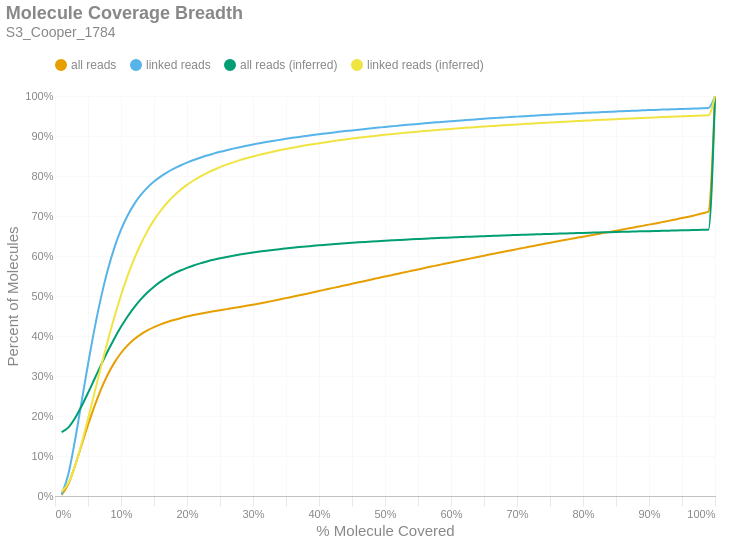

The notebook cell this image was saved under:
### Markdown cell above
### Molecule Read Coverage
This chart shows molecule coverage breadth as computed by the number of bases aligned to that molecule. In other words, "*how much of each unique long molecule is actually sequenced/aligned?*" Keep in mind there is a distinction between sequences and alignments, since some sequences belonging to a particular molecule may not align well and wouldn't appear in the alignment data. This chart also shows molecule coverage breadth as computed by the *inferred fragment* from which the aligned sequences originate. Unlike read coverage, this calculation takes into account the total insert size, including unsequenced gaps between the forward and reverse reads. Like the previous figures, these are cumulative percents.

### Code cell
if SKIPLR:
    print_html(f"Skipped")
else:
    binned_df = consolidated_hist(valids['coverage_bp'], mask, 0.01, True)
    binned_df_inf = consolidated_hist(valids['coverage_inserts'], mask, 0.01, True)
    binned_df = binned_df.with_columns(pl.lit(binned_df_inf['all reads (cumsum)']).alias('all reads (inferred)'))
    binned_df = binned_df.with_columns(pl.lit(binned_df_inf['linked reads (cumsum)']).alias('linked reads (inferred)'))
    binned_df = binned_df.with_columns(
        (pl.col('bin').cast(pl.Float64) + 0.01).alias('right_edge')
    )

    with SafeRender(binned_df):
        (
            density_plot(binned_df, 'Molecule Coverage Breadth', samplename, 'molcov', ['all reads (inferred)','linked reads (inferred)'])
            .encode(
                #x=alt.X('bin:Q', title="% Molecule Covered").axis(format = '%').scale(padding=0),
                x=alt.X('right_edge:Q', title="% Molecule Covered").axis(format='%').scale(padding=0),
                y=alt.Y('value:Q', title='Percent of Molecules')
                    .axis(format='%')
                    .stack(False)
                    .scale(domainMin=0, padding=0),
                color=alt.Color("key:N").scale(domain = ["all reads", "linked reads", "all reads (inferred)", "linked reads (inferred)"]),
                tooltip = [
                    alt.Tooltip("key:N", title = "Data Type"),
                    alt.Tooltip("range_label:N", title="% Molecule Covered"),
                    alt.Tooltip("value:Q", format = ".2%", title="% Molecules")
                ]
            )
        ).display()

### Figure 1 — Vega-Lite specification as saved in the notebook (floating-point values rounded to 4 significant figures)
{"width": "container", "height": 400, "config": {"title": {"anchor": "start", "dy": -15, "fontSize": 18, "color": "#888888", "subtitleColor": "#888888", "subtitleFontSize": 14}, "arc": {"fill": "#0072B2"}, "axis": {"domainColor": "#888888", "domainWidth": 0.5, "gridWidth": 0.2, "grid": false, "titleFontWeight": 400, "titleFontSize": 15, "labelFontSize": 11, "labelColor": "#888888", "tickColor": "#888888", "tickWidth": 0.2, "titleColor": "#888888"}, "axisBand": {"grid": false}, "axisX": {"grid": true, "tickSize": 10, "domainCap": "round"}, "axisY": {"domain": false, "grid": true, "tickSize": 0, "domainCap": "round"}, "background": "transparent", "header": {"labelFontSize": 15, "labelColor": "#888888", "titleFontSize": 15, "titleFontWeight": 600, "titleColor": "#888888"}, "legend": {"labelFont": "sans-serif", "labelFontSize": 12, "labelColor": "#888888", "symbolSize": 100, "symbolType": "circle", "titleFontSize": 12, "titlePadding": 10, "titleColor": "#888888", "title": null, "orient": "top"}, "range": {"category": ["#E69F00", "#56B4E9", "#009E73", "#F0E442", "#0072B2", "#D55E00", "#CC79A7", "#000000"], "diverging": ["#cfe8f3", "#a2d4ec", "#73bfe2", "#46abdb", "#1696d2", "#12719e"]}, "area": {"fill": "#0072B2", "fillOpacity": 0.7, "line": true, "strokeOpacity": 0.7}, "line": {"color": "#0072B2", "stroke": "#0072B2", "strokeWidth": 2}, "trail": {"color": "#0072B2", "stroke": "#0072B2", "strokeWidth": 0, "size": 1}, "point": {"filled": true, "fillOpacity": 1.0, "size": 95}, "text": {"color": "#888888", "fontSize": 11, "align": "right", "fontWeight": 400, "size": 11}, "bar": {"fill": "#0072B2", "stroke": null}, "view": {"stroke": null, "continuousWidth": 660, "continuousHeight": 400}}, "data": {"name": "data-7d3f238bb6cbe67a6ba7d0d54c1ee8d9"}, "mark": {"type": "line", "interpolate": "monotone", "point": {"opacity": 0, "size": 275}}, "encoding": {"color": {"field": "key", "scale": {"domain": ["all reads", "linked reads", "all reads (inferred)", "linked reads (inferred)"]}, "type": "nominal"}, "tooltip": [{"field": "key", "title": "Data Type", "type": "nominal"}, {"field": "range_label", "title": "% Molecule Covered", "type": "nominal"}, {"field": "value", "format": ".2%", "title": "% Molecules", "type": "quantitative"}], "x": {"axis": {"format": "%"}, "field": "right_edge", "scale": {"padding": 0}, "title": "% Molecule Covered", "type": "quantitative"}, "y": {"axis": {"format": "%"}, "field": "value", "scale": {"domainMin": 0, "padding": 0}, "stack": false, "title": "Percent of Molecules", "type": "quantitative"}}, "params": [{"name": "param_c36ac31b6afebe62", "select": {"type": "point", "fields": ["key"]}, "bind": "legend"}], "title": {"text": "Molecule Coverage Breadth", "subtitle": "S3_Cooper_1784"}, "transform": [{"fold": ["all reads (cumsum)", "linked reads (cumsum)", "all reads (inferred)", "linked reads (inferred)"]}, {"calculate": "replace(datum.key, ' (cumsum)', '')", "as": "key"}, {"filter": {"param": "param_c36ac31b6afebe62"}}], "usermeta": {"embedOptions": {"downloadFileName": "S3_Cooper_1784.molcov"}}, "$schema": "https://vega.github.io/schema/vega-lite/v6.1.0.json", "datasets": {"data-7d3f238bb6cbe67a6ba7d0d54c1ee8d9": [{"bin": "0.0", "interval": "0.0-0.01", "all reads": 0.002437, "linked reads": 0.00397, "all reads (cumsum)": 0.002437, "linked reads (cumsum)": 0.00397, "range_label": "0.0-0.01", "all reads (inferred)": 0.1598, "linked reads (inferred)": 0.0113, "right_edge": 0.01}, {"bin": "0.01", "interval": "0.01-0.02", "all reads": 0.02682, "linked reads": 0.04921, "all reads (cumsum)": 0.02926, "linked reads (cumsum)": 0.05318, "range_label": "0.01-0.02", "all reads (inferred)": 0.171, "linked reads (inferred)": 0.03156, "right_edge": 0.02}, {"bin": "0.02", "interval": "0.02-0.03", "all reads": 0.04475, "linked reads": 0.08317, "all reads (cumsum)": 0.07401, "linked reads (cumsum)": 0.1363, "range_label": "0.02-0.03", "all reads (inferred)": 0.1938, "linked reads (inferred)": 0.07364, "right_edge": 0.03}, {"bin": "0.03", "interval": "0.03-0.04", "all reads": 0.05163, "linked reads": 0.0963, "all reads (cumsum)": 0.1256, "linked reads (cumsum)": 0.2326, "range_label": "0.03-0.04", "all reads (inferred)": 0.2239, "linked reads (inferred)": 0.1296, "right_edge": 0.04}, {"bin": "0.04", "interval": "0.04-0.05", "all reads": 0.05182, "linked reads": 0.09675, "all reads (cumsum)": 0.1775, "linked reads (cumsum)": 0.3294, "range_label": "0.04-0.05", "all reads (inferred)": 0.2577, "linked reads (inferred)": 0.1926, "right_edge": 0.05}, {"bin": "0.05", "interval": "0.05-0.06", "all reads": 0.04805, "linked reads": 0.08978, "all reads (cumsum)": 0.2255, "linked reads (cumsum)": 0.4192, "range_label": "0.05-0.06", "all reads (inferred)": 0.2932, "linked reads (inferred)": 0.259, "right_edge": 0.06}, {"bin": "0.06", "interval": "0.06-0.07", "all reads": 0.04238, "linked reads": 0.07924, "all reads (cumsum)": 0.2679, "linked reads (cumsum)": 0.4984, "range_label": "0.06-0.07", "all reads (inferred)": 0.3285, "linked reads (inferred)": 0.3251, "right_edge": 0.07}, {"bin": "0.07", "interval": "0.07-0.08", "all reads": 0.03592, "linked reads": 0.06711, "all reads (cumsum)": 0.3038, "linked reads (cumsum)": 0.5655, "range_label": "0.07-0.08", "all reads (inferred)": 0.3623, "linked reads (inferred)": 0.3884, "right_edge": 0.08}, {"bin": "0.08", "interval": "0.08-0.09", "all reads": 0.02961, "linked reads": 0.05529, "all reads (cumsum)": 0.3334, "linked reads (cumsum)": 0.6208, "range_label": "0.08-0.09", "all reads (inferred)": 0.3939, "linked reads (inferred)": 0.4476, "right_edge": 0.09}, {"bin": "0.09", "interval": "0.09-0.1", "all reads": 0.02406, "linked reads": 0.04485, "all reads (cumsum)": 0.3575, "linked reads (cumsum)": 0.6657, "range_label": "0.09-0.1", "all reads (inferred)": 0.423, "linked reads (inferred)": 0.5019, "right_edge": 0.1}, {"bin": "0.1", "interval": "0.1-0.11", "all reads": 0.0191, "linked reads": 0.03557, "all reads (cumsum)": 0.3766, "linked reads (cumsum)": 0.7012, "range_label": "0.1-0.11", "all reads (inferred)": 0.4488, "linked reads (inferred)": 0.5503, "right_edge": 0.11}, {"bin": "0.11", "interval": "0.11-0.12", "all reads": 0.01535, "linked reads": 0.02855, "all reads (cumsum)": 0.3919, "linked reads (cumsum)": 0.7298, "range_label": "0.11-0.12", "all reads (inferred)": 0.4716, "linked reads (inferred)": 0.5929, "right_edge": 0.12}, {"bin": "0.12", "interval": "0.12-0.13", "all reads": 0.01228, "linked reads": 0.02276, "all reads (cumsum)": 0.4042, "linked reads (cumsum)": 0.7525, "range_label": "0.12-0.13", "all reads (inferred)": 0.4914, "linked reads (inferred)": 0.63, "right_edge": 0.13}, {"bin": "0.13", "interval": "0.13-0.14", "all reads": 0.009952, "linked reads": 0.01843, "all reads (cumsum)": 0.4142, "linked reads (cumsum)": 0.771, "range_label": "0.13-0.14", "all reads (inferred)": 0.5086, "linked reads (inferred)": 0.6622, "right_edge": 0.14}, {"bin": "0.14", "interval": "0.14-0.15", "all reads": 0.008219, "linked reads": 0.01516, "all reads (cumsum)": 0.4224, "linked reads (cumsum)": 0.7861, "range_label": "0.14-0.15", "all reads (inferred)": 0.5233, "linked reads (inferred)": 0.6897, "right_edge": 0.15}, {"bin": "0.15", "interval": "0.15-0.16", "all reads": 0.006763, "linked reads": 0.0124, "all reads (cumsum)": 0.4291, "linked reads (cumsum)": 0.7985, "range_label": "0.15-0.16", "all reads (inferred)": 0.5358, "linked reads (inferred)": 0.7131, "right_edge": 0.16}, {"bin": "0.16", "interval": "0.16-0.17", "all reads": 0.005802, "linked reads": 0.01056, "all reads (cumsum)": 0.4349, "linked reads (cumsum)": 0.8091, "range_label": "0.16-0.17", "all reads (inferred)": 0.5466, "linked reads (inferred)": 0.7332, "right_edge": 0.17}, {"bin": "0.17", "interval": "0.17-0.18", "all reads": 0.005053, "linked reads": 0.009132, "all reads (cumsum)": 0.44, "linked reads (cumsum)": 0.8182, "range_label": "0.17-0.18", "all reads (inferred)": 0.5558, "linked reads (inferred)": 0.7504, "right_edge": 0.18}, {"bin": "0.18", "interval": "0.18-0.19", "all reads": 0.004515, "linked reads": 0.00804, "all reads (cumsum)": 0.4445, "linked reads (cumsum)": 0.8263, "range_label": "0.18-0.19", "all reads (inferred)": 0.5637, "linked reads (inferred)": 0.7651, "right_edge": 0.19}, {"bin": "0.19", "interval": "0.19-0.2", "all reads": 0.004056, "linked reads": 0.007127, "all reads (cumsum)": 0.4486, "linked reads (cumsum)": 0.8334, "range_label": "0.19-0.2", "all reads (inferred)": 0.5705, "linked reads (inferred)": 0.7778, "right_edge": 0.2}, {"bin": "0.2", "interval": "0.2-0.21", "all reads": 0.003712, "linked reads": 0.006479, "all reads (cumsum)": 0.4523, "linked reads (cumsum)": 0.8399, "range_label": "0.2-0.21", "all reads (inferred)": 0.5764, "linked reads (inferred)": 0.7888, "right_edge": 0.21}, {"bin": "0.21", "interval": "0.21-0.22", "all reads": 0.003407, "linked reads": 0.005848, "all reads (cumsum)": 0.4557, "linked reads (cumsum)": 0.8457, "range_label": "0.21-0.22", "all reads (inferred)": 0.5816, "linked reads (inferred)": 0.7986, "right_edge": 0.22}, {"bin": "0.22", "interval": "0.22-0.23", "all reads": 0.003189, "linked reads": 0.005374, "all reads (cumsum)": 0.4589, "linked reads (cumsum)": 0.8511, "range_label": "0.22-0.23", "all reads (inferred)": 0.5863, "linked reads (inferred)": 0.8072, "right_edge": 0.23}, {"bin": "0.23", "interval": "0.23-0.24", "all reads": 0.002886, "linked reads": 0.004781, "all reads (cumsum)": 0.4618, "linked reads (cumsum)": 0.8559, "range_label": "0.23-0.24", "all reads (inferred)": 0.5905, "linked reads (inferred)": 0.8151, "right_edge": 0.24}, {"bin": "0.24", "interval": "0.24-0.25", "all reads": 0.002809, "linked reads": 0.004567, "all reads (cumsum)": 0.4646, "linked reads (cumsum)": 0.8604, "range_label": "0.24-0.25", "all reads (inferred)": 0.5943, "linked reads (inferred)": 0.8221, "right_edge": 0.25}, {"bin": "0.25", "interval": "0.25-0.26", "all reads": 0.002635, "linked reads": 0.004162, "all reads (cumsum)": 0.4672, "linked reads (cumsum)": 0.8646, "range_label": "0.25-0.26", "all reads (inferred)": 0.5977, "linked reads (inferred)": 0.8284, "right_edge": 0.26}, {"bin": "0.26", "interval": "0.26-0.27", "all reads": 0.002642, "linked reads": 0.00389, "all reads (cumsum)": 0.4698, "linked reads (cumsum)": 0.8685, "range_label": "0.26-0.27", "all reads (inferred)": 0.6008, "linked reads (inferred)": 0.8342, "right_edge": 0.27}, {"bin": "0.27", "interval": "0.27-0.28", "all reads": 0.002702, "linked reads": 0.003636, "all reads (cumsum)": 0.4725, "linked reads (cumsum)": 0.8721, "range_label": "0.27-0.28", "all reads (inferred)": 0.6037, "linked reads (inferred)": 0.8396, "right_edge": 0.28}, {"bin": "0.28", "interval": "0.28-0.29", "all reads": 0.00282, "linked reads": 0.003456, "all reads (cumsum)": 0.4754, "linked reads (cumsum)": 0.8756, "range_label": "0.28-0.29", "all reads (inferred)": 0.6063, "linked reads (inferred)": 0.8444, "right_edge": 0.29}, {"bin": "0.29", "interval": "0.29-0.3", "all reads": 0.00299, "linked reads": 0.003333, "all reads (cumsum)": 0.4784, "linked reads (cumsum)": 0.8789, "range_label": "0.29-0.3", "all reads (inferred)": 0.6088, "linked reads (inferred)": 0.8489, "right_edge": 0.3}, {"bin": "0.3", "interval": "0.3-0.31", "all reads": 0.003063, "linked reads": 0.003049, "all reads (cumsum)": 0.4814, "linked reads (cumsum)": 0.882, "range_label": "0.3-0.31", "all reads (inferred)": 0.611, "linked reads (inferred)": 0.8531, "right_edge": 0.31}, {"bin": "0.31", "interval": "0.31-0.32", "all reads": 0.003176, "linked reads": 0.002931, "all reads (cumsum)": 0.4846, "linked reads (cumsum)": 0.8849, "range_label": "0.31-0.32", "all reads (inferred)": 0.6132, "linked reads (inferred)": 0.8571, "right_edge": 0.32}, {"bin": "0.32", "interval": "0.32-0.33", "all reads": 0.003248, "linked reads": 0.002759, "all reads (cumsum)": 0.4878, "linked reads (cumsum)": 0.8876, "range_label": "0.32-0.33", "all reads (inferred)": 0.6152, "linked reads (inferred)": 0.8608, "right_edge": 0.33}, {"bin": "0.33", "interval": "0.33-0.34", "all reads": 0.003356, "linked reads": 0.002681, "all reads (cumsum)": 0.4912, "linked reads (cumsum)": 0.8903, "range_label": "0.33-0.34", "all reads (inferred)": 0.6171, "linked reads (inferred)": 0.8644, "right_edge": 0.34}, {"bin": "0.34", "interval": "0.34-0.35", "all reads": 0.003483, "linked reads": 0.002633, "all reads (cumsum)": 0.4947, "linked reads (cumsum)": 0.893, "range_label": "0.34-0.35", "all reads (inferred)": 0.6189, "linked reads (inferred)": 0.8676, "right_edge": 0.35}, {"bin": "0.35", "interval": "0.35-0.36", "all reads": 0.003484, "linked reads": 0.00248, "all reads (cumsum)": 0.4982, "linked reads (cumsum)": 0.8954, "range_label": "0.35-0.36", "all reads (inferred)": 0.6206, "linked reads (inferred)": 0.8708, "right_edge": 0.36}, {"bin": "0.36", "interval": "0.36-0.37", "all reads": 0.003496, "linked reads": 0.002319, "all reads (cumsum)": 0.5017, "linked reads (cumsum)": 0.8978, "range_label": "0.36-0.37", "all reads (inferred)": 0.6223, "linked reads (inferred)": 0.8738, "right_edge": 0.37}, {"bin": "0.37", "interval": "0.37-0.38", "all reads": 0.003533, "linked reads": 0.002234, "all reads (cumsum)": 0.5052, "linked reads (cumsum)": 0.9, "range_label": "0.37-0.38", "all reads (inferred)": 0.6238, "linked reads (inferred)": 0.8766, "right_edge": 0.38}, {"bin": "0.38", "interval": "0.38-0.39", "all reads": 0.003613, "linked reads": 0.00223, "all reads (cumsum)": 0.5088, "linked reads (cumsum)": 0.9022, "range_label": "0.38-0.39", "all reads (inferred)": 0.6253, "linked reads (inferred)": 0.8793, "right_edge": 0.39}, {"bin": "0.39", "interval": "0.39-0.4", "all reads": 0.003687, "linked reads": 0.002156, "all reads (cumsum)": 0.5125, "linked reads (cumsum)": 0.9044, "range_label": "0.39-0.4", "all reads (inferred)": 0.6267, "linked reads (inferred)": 0.882, "right_edge": 0.4}, {"bin": "0.4", "interval": "0.4-0.41", "all reads": 0.003589, "linked reads": 0.00204, "all reads (cumsum)": 0.5161, "linked reads (cumsum)": 0.9064, "range_label": "0.4-0.41", "all reads (inferred)": 0.628, "linked reads (inferred)": 0.8845, "right_edge": 0.41}, {"bin": "0.41", "interval": "0.41-0.42", "all reads": 0.003609, "linked reads": 0.002, "all reads (cumsum)": 0.5197, "linked reads (cumsum)": 0.9084, "range_label": "0.41-0.42", "all reads (inferred)": 0.6294, "linked reads (inferred)": 0.8869, "right_edge": 0.42}, {"bin": "0.42", "interval": "0.42-0.43", "all reads": 0.003598, "linked reads": 0.001929, "all reads (cumsum)": 0.5233, "linked reads (cumsum)": 0.9103, "range_label": "0.42-0.43", "all reads (inferred)": 0.6306, "linked reads (inferred)": 0.8892, "right_edge": 0.43}, {"bin": "0.43", "interval": "0.43-0.44", "all reads": 0.003566, "linked reads": 0.001864, "all reads (cumsum)": 0.5269, "linked reads (cumsum)": 0.9122, "range_label": "0.43-0.44", "all reads (inferred)": 0.6318, "linked reads (inferred)": 0.8914, "right_edge": 0.44}, {"bin": "0.44", "interval": "0.44-0.45", "all reads": 0.003654, "linked reads": 0.001829, "all reads (cumsum)": 0.5305, "linked reads (cumsum)": 0.914, "range_label": "0.44-0.45", "all reads (inferred)": 0.633, "linked reads (inferred)": 0.8936, "right_edge": 0.45}, {"bin": "0.45", "interval": "0.45-0.46", "all reads": 0.003624, "linked reads": 0.001767, "all reads (cumsum)": 0.5341, "linked reads (cumsum)": 0.9158, "range_label": "0.45-0.46", "all reads (inferred)": 0.6341, "linked reads (inferred)": 0.8956, "right_edge": 0.46}, {"bin": "0.46", "interval": "0.46-0.47", "all reads": 0.003583, "linked reads": 0.001771, "all reads (cumsum)": 0.5377, "linked reads (cumsum)": 0.9176, "range_label": "0.46-0.47", "all reads (inferred)": 0.6352, "linked reads (inferred)": 0.8975, "right_edge": 0.47}, {"bin": "0.47", "interval": "0.47-0.48", "all reads": 0.003653, "linked reads": 0.001716, "all reads (cumsum)": 0.5414, "linked reads (cumsum)": 0.9193, "range_label": "0.47-0.48", "all reads (inferred)": 0.6362, "linked reads (inferred)": 0.8994, "right_edge": 0.48}, {"bin": "0.48", "interval": "0.48-0.49", "all reads": 0.003521, "linked reads": 0.001673, "all reads (cumsum)": 0.5449, "linked reads (cumsum)": 0.921, "range_label": "0.48-0.49", "all reads (inferred)": 0.6372, "linked reads (inferred)": 0.9012, "right_edge": 0.49}, {"bin": "0.49", "interval": "0.49-0.5", "all reads": 0.00385, "linked reads": 0.001681, "all reads (cumsum)": 0.5487, "linked reads (cumsum)": 0.9226, "range_label": "0.49-0.5", "all reads (inferred)": 0.6382, "linked reads (inferred)": 0.903, "right_edge": 0.5}, {"bin": "0.5", "interval": "0.5-0.51", "all reads": 0.003342, "linked reads": 0.001558, "all reads (cumsum)": 0.5521, "linked reads (cumsum)": 0.9242, "range_label": "0.5-0.51", "all reads (inferred)": 0.6391, "linked reads (inferred)": 0.9046, "right_edge": 0.51}, {"bin": "0.51", "interval": "0.51-0.52", "all reads": 0.003682, "linked reads": 0.001553, "all reads (cumsum)": 0.5558, "linked reads (cumsum)": 0.9258, "range_label": "0.51-0.52", "all reads (inferred)": 0.64, "linked reads (inferred)": 0.9063, "right_edge": 0.52}, {"bin": "0.52", "interval": "0.52-0.53", "all reads": 0.003534, "linked reads": 0.001536, "all reads (cumsum)": 0.5593, "linked reads (cumsum)": 0.9273, "range_label": "0.52-0.53", "all reads (inferred)": 0.6409, "linked reads (inferred)": 0.9079, "right_edge": 0.53}, {"bin": "0.53", "interval": "0.53-0.54", "all reads": 0.003576, "linked reads": 0.001488, "all reads (cumsum)": 0.5629, "linked reads (cumsum)": 0.9288, "range_label": "0.53-0.54", "all reads (inferred)": 0.6417, "linked reads (inferred)": 0.9095, "right_edge": 0.54}, {"bin": "0.54", "interval": "0.54-0.55", "all reads": 0.00352, "linked reads": 0.001475, "all reads (cumsum)": 0.5664, "linked reads (cumsum)": 0.9303, "range_label": "0.54-0.55", "all reads (inferred)": 0.6425, "linked reads (inferred)": 0.9109, "right_edge": 0.55}, {"bin": "0.55", "interval": "0.55-0.56", "all reads": 0.00361, "linked reads": 0.001444, "all reads (cumsum)": 0.57, "linked reads (cumsum)": 0.9317, "range_label": "0.55-0.56", "all reads (inferred)": 0.6433, "linked reads (inferred)": 0.9124, "right_edge": 0.56}, {"bin": "0.56", "interval": "0.56-0.57", "all reads": 0.003546, "linked reads": 0.001402, "all reads (cumsum)": 0.5736, "linked reads (cumsum)": 0.9331, "range_label": "0.56-0.57", "all reads (inferred)": 0.6441, "linked reads (inferred)": 0.9138, "right_edge": 0.57}, {"bin": "0.57", "interval": "0.57-0.58", "all reads": 0.003382, "linked reads": 0.001321, "all reads (cumsum)": 0.5769, "linked reads (cumsum)": 0.9344, "range_label": "0.57-0.58", "all reads (inferred)": 0.6449, "linked reads (inferred)": 0.9151, "right_edge": 0.58}, {"bin": "0.58", "interval": "0.58-0.59", "all reads": 0.003512, "linked reads": 0.001309, "all reads (cumsum)": 0.5804, "linked reads (cumsum)": 0.9357, "range_label": "0.58-0.59", "all reads (inferred)": 0.6456, "linked reads (inferred)": 0.9164, "right_edge": 0.59}, {"bin": "0.59", "interval": "0.59-0.6", "all reads": 0.003481, "linked reads": 0.001267, "all reads (cumsum)": 0.5839, "linked reads (cumsum)": 0.937, "range_label": "0.59-0.6", "all reads (inferred)": 0.6463, "linked reads (inferred)": 0.9178, "right_edge": 0.6}, {"bin": "0.6", "interval": "0.6-0.61", "all reads": 0.003306, "linked reads": 0.001248, "all reads (cumsum)": 0.5872, "linked reads (cumsum)": 0.9383, "range_label": "0.6-0.61", "all reads (inferred)": 0.647, "linked reads (inferred)": 0.919, "right_edge": 0.61}, {"bin": "0.61", "interval": "0.61-0.62", "all reads": 0.003436, "linked reads": 0.001221, "all reads (cumsum)": 0.5907, "linked reads (cumsum)": 0.9395, "range_label": "0.61-0.62", "all reads (inferred)": 0.6477, "linked reads (inferred)": 0.9203, "right_edge": 0.62}, {"bin": "0.62", "interval": "0.62-0.63", "all reads": 0.003395, "linked reads": 0.001229, "all reads (cumsum)": 0.5941, "linked reads (cumsum)": 0.9407, "range_label": "0.62-0.63", "all reads (inferred)": 0.6484, "linked reads (inferred)": 0.9215, "right_edge": 0.63}, {"bin": "0.63", "interval": "0.63-0.64", "all reads": 0.003365, "linked reads": 0.001161, "all reads (cumsum)": 0.5974, "linked reads (cumsum)": 0.9419, "range_label": "0.63-0.64", "all reads (inferred)": 0.649, "linked reads (inferred)": 0.9226, "right_edge": 0.64}, {"bin": "0.64", "interval": "0.64-0.65", "all reads": 0.003332, "linked reads": 0.001171, "all reads (cumsum)": 0.6008, "linked reads (cumsum)": 0.943, "range_label": "0.64-0.65", "all reads (inferred)": 0.6497, "linked reads (inferred)": 0.9238, "right_edge": 0.65}, {"bin": "0.65", "interval": "0.65-0.66", "all reads": 0.003442, "linked reads": 0.001183, "all reads (cumsum)": 0.6042, "linked reads (cumsum)": 0.9442, "range_label": "0.65-0.66", "all reads (inferred)": 0.6503, "linked reads (inferred)": 0.9248, "right_edge": 0.66}, {"bin": "0.66", "interval": "0.66-0.67", "all reads": 0.003263, "linked reads": 0.001094, "all reads (cumsum)": 0.6075, "linked reads (cumsum)": 0.9453, "range_label": "0.66-0.67", "all reads (inferred)": 0.6509, "linked reads (inferred)": 0.9259, "right_edge": 0.67}, {"bin": "0.67", "interval": "0.67-0.68", "all reads": 0.00325, "linked reads": 0.001083, "all reads (cumsum)": 0.6107, "linked reads (cumsum)": 0.9464, "range_label": "0.67-0.68", "all reads (inferred)": 0.6514, "linked reads (inferred)": 0.9269, "right_edge": 0.68}, {"bin": "0.68", "interval": "0.68-0.69", "all reads": 0.003235, "linked reads": 0.001058, "all reads (cumsum)": 0.614, "linked reads (cumsum)": 0.9475, "range_label": "0.68-0.69", "all reads (inferred)": 0.652, "linked reads (inferred)": 0.9279, "right_edge": 0.69}, {"bin": "0.69", "interval": "0.69-0.7", "all reads": 0.003249, "linked reads": 0.000984, "all reads (cumsum)": 0.6172, "linked reads (cumsum)": 0.9484, "range_label": "0.69-0.7", "all reads (inferred)": 0.6526, "linked reads (inferred)": 0.929, "right_edge": 0.7}, {"bin": "0.7", "interval": "0.7-0.71", "all reads": 0.003146, "linked reads": 0.001014, "all reads (cumsum)": 0.6203, "linked reads (cumsum)": 0.9494, "range_label": "0.7-0.71", "all reads (inferred)": 0.6531, "linked reads (inferred)": 0.9299, "right_edge": 0.71}, {"bin": "0.71", "interval": "0.71-0.72", "all reads": 0.003148, "linked reads": 0.0009662, "all reads (cumsum)": 0.6235, "linked reads (cumsum)": 0.9504, "range_label": "0.71-0.72", "all reads (inferred)": 0.6537, "linked reads (inferred)": 0.9309, "right_edge": 0.72}, {"bin": "0.72", "interval": "0.72-0.73", "all reads": 0.003193, "linked reads": 0.0009508, "all reads (cumsum)": 0.6267, "linked reads (cumsum)": 0.9514, "range_label": "0.72-0.73", "all reads (inferred)": 0.6542, "linked reads (inferred)": 0.9319, "right_edge": 0.73}, {"bin": "0.73", "interval": "0.73-0.74", "all reads": 0.003169, "linked reads": 0.0009674, "all reads (cumsum)": 0.6299, "linked reads (cumsum)": 0.9523, "range_label": "0.73-0.74", "all reads (inferred)": 0.6548, "linked reads (inferred)": 0.9328, "right_edge": 0.74}, {"bin": "0.74", "interval": "0.74-0.75", "all reads": 0.003229, "linked reads": 0.0009024, "all reads (cumsum)": 0.6331, "linked reads (cumsum)": 0.9532, "range_label": "0.74-0.75", "all reads (inferred)": 0.6553, "linked reads (inferred)": 0.9338, "right_edge": 0.75}, {"bin": "0.75", "interval": "0.75-0.76", "all reads": 0.002997, "linked reads": 0.0008331, "all reads (cumsum)": 0.6361, "linked reads (cumsum)": 0.9541, "range_label": "0.75-0.76", "all reads (inferred)": 0.6558, "linked reads (inferred)": 0.9347, "right_edge": 0.76}, {"bin": "0.76", "interval": "0.76-0.77", "all reads": 0.003046, "linked reads": 0.0008827, "all reads (cumsum)": 0.6391, "linked reads (cumsum)": 0.955, "range_label": "0.76-0.77", "all reads (inferred)": 0.6563, "linked reads (inferred)": 0.9355, "right_edge": 0.77}, {"bin": "0.77", "interval": "0.77-0.78", "all reads": 0.003072, "linked reads": 0.0008465, "all reads (cumsum)": 0.6422, "linked reads (cumsum)": 0.9558, "range_label": "0.77-0.78", "all reads (inferred)": 0.6568, "linked reads (inferred)": 0.9364, "right_edge": 0.78}, {"bin": "0.78", "interval": "0.78-0.79", "all reads": 0.003007, "linked reads": 0.0008331, "all reads (cumsum)": 0.6452, "linked reads (cumsum)": 0.9566, "range_label": "0.78-0.79", "all reads (inferred)": 0.6573, "linked reads (inferred)": 0.9373, "right_edge": 0.79}, {"bin": "0.79", "interval": "0.79-0.8", "all reads": 0.003172, "linked reads": 0.0008533, "all reads (cumsum)": 0.6484, "linked reads (cumsum)": 0.9575, "range_label": "0.79-0.8", "all reads (inferred)": 0.6577, "linked reads (inferred)": 0.9381, "right_edge": 0.8}, {"bin": "0.8", "interval": "0.8-0.81", "all reads": 0.002845, "linked reads": 0.0007545, "all reads (cumsum)": 0.6512, "linked reads (cumsum)": 0.9582, "range_label": "0.8-0.81", "all reads (inferred)": 0.6582, "linked reads (inferred)": 0.9389, "right_edge": 0.81}, {"bin": "0.81", "interval": "0.81-0.82", "all reads": 0.002966, "linked reads": 0.000792, "all reads (cumsum)": 0.6542, "linked reads (cumsum)": 0.959, "range_label": "0.81-0.82", "all reads (inferred)": 0.6587, "linked reads (inferred)": 0.9397, "right_edge": 0.82}, {"bin": "0.82", "interval": "0.82-0.83", "all reads": 0.00297, "linked reads": 0.0007404, "all reads (cumsum)": 0.6572, "linked reads (cumsum)": 0.9598, "range_label": "0.82-0.83", "all reads (inferred)": 0.6591, "linked reads (inferred)": 0.9405, "right_edge": 0.83}, {"bin": "0.83", "interval": "0.83-0.84", "all reads": 0.00302, "linked reads": 0.0007564, "all reads (cumsum)": 0.6602, "linked reads (cumsum)": 0.9605, "range_label": "0.83-0.84", "all reads (inferred)": 0.6596, "linked reads (inferred)": 0.9413, "right_edge": 0.84}, {"bin": "0.84", "interval": "0.84-0.85", "all reads": 0.002971, "linked reads": 0.0007269, "all reads (cumsum)": 0.6632, "linked reads (cumsum)": 0.9613, "range_label": "0.84-0.85", "all reads (inferred)": 0.66, "linked reads (inferred)": 0.9421, "right_edge": 0.85}, {"bin": "0.85", "interval": "0.85-0.86", "all reads": 0.003091, "linked reads": 0.000757, "all reads (cumsum)": 0.6662, "linked reads (cumsum)": 0.962, "range_label": "0.85-0.86", "all reads (inferred)": 0.6604, "linked reads (inferred)": 0.9428, "right_edge": 0.86}, {"bin": "0.86", "interval": "0.86-0.87", "all reads": 0.002969, "linked reads": 0.0006963, "all reads (cumsum)": 0.6692, "linked reads (cumsum)": 0.9627, "range_label": "0.86-0.87", "all reads (inferred)": 0.6609, "linked reads (inferred)": 0.9436, "right_edge": 0.87}, {"bin": "0.87", "interval": "0.87-0.88", "all reads": 0.003065, "linked reads": 0.000711, "all reads (cumsum)": 0.6723, "linked reads (cumsum)": 0.9634, "range_label": "0.87-0.88", "all reads (inferred)": 0.6613, "linked reads (inferred)": 0.9444, "right_edge": 0.88}, {"bin": "0.88", "interval": "0.88-0.89", "all reads": 0.003005, "linked reads": 0.0006484, "all reads (cumsum)": 0.6753, "linked reads (cumsum)": 0.9641, "range_label": "0.88-0.89", "all reads (inferred)": 0.6617, "linked reads (inferred)": 0.9451, "right_edge": 0.89}, {"bin": "0.89", "interval": "0.89-0.9", "all reads": 0.003122, "linked reads": 0.0006594, "all reads (cumsum)": 0.6784, "linked reads (cumsum)": 0.9647, "range_label": "0.89-0.9", "all reads (inferred)": 0.6621, "linked reads (inferred)": 0.9458, "right_edge": 0.9}, {"bin": "0.9", "interval": "0.9-0.91", "all reads": 0.002938, "linked reads": 0.0005822, "all reads (cumsum)": 0.6813, "linked reads (cumsum)": 0.9653, "range_label": "0.9-0.91", "all reads (inferred)": 0.6625, "linked reads (inferred)": 0.9465, "right_edge": 0.91}, {"bin": "0.91", "interval": "0.91-0.92", "all reads": 0.003338, "linked reads": 0.0006361, "all reads (cumsum)": 0.6847, "linked reads (cumsum)": 0.9659, "range_label": "0.91-0.92", "all reads (inferred)": 0.663, "linked reads (inferred)": 0.9472, "right_edge": 0.92}, {"bin": "0.92", "interval": "0.92-0.93", "all reads": 0.003118, "linked reads": 0.000576, "all reads (cumsum)": 0.6878, "linked reads (cumsum)": 0.9665, "range_label": "0.92-0.93", "all reads (inferred)": 0.6633, "linked reads (inferred)": 0.9478, "right_edge": 0.93}, {"bin": "0.93", "interval": "0.93-0.94", "all reads": 0.003366, "linked reads": 0.0005809, "all reads (cumsum)": 0.6912, "linked reads (cumsum)": 0.9671, "range_label": "0.93-0.94", "all reads (inferred)": 0.6637, "linked reads (inferred)": 0.9485, "right_edge": 0.94}, {"bin": "0.94", "interval": "0.94-0.95", "all reads": 0.003781, "linked reads": 0.0005546, "all reads (cumsum)": 0.6949, "linked reads (cumsum)": 0.9677, "range_label": "0.94-0.95", "all reads (inferred)": 0.6641, "linked reads (inferred)": 0.9491, "right_edge": 0.95}, {"bin": "0.95", "interval": "0.95-0.96", "all reads": 0.003188, "linked reads": 0.0005496, "all reads (cumsum)": 0.6981, "linked reads (cumsum)": 0.9682, "range_label": "0.95-0.96", "all reads (inferred)": 0.6646, "linked reads (inferred)": 0.9499, "right_edge": 0.96}, {"bin": "0.96", "interval": "0.96-0.97", "all reads": 0.004023, "linked reads": 0.0005453, "all reads (cumsum)": 0.7022, "linked reads (cumsum)": 0.9688, "range_label": "0.96-0.97", "all reads (inferred)": 0.665, "linked reads (inferred)": 0.9505, "right_edge": 0.97}, {"bin": "0.97", "interval": "0.97-0.98", "all reads": 0.004288, "linked reads": 0.0005202, "all reads (cumsum)": 0.7064, "linked reads (cumsum)": 0.9693, "range_label": "0.97-0.98", "all reads (inferred)": 0.6654, "linked reads (inferred)": 0.9511, "right_edge": 0.98}, {"bin": "0.98", "interval": "0.98-0.99", "all reads": 0.004697, "linked reads": 0.000546, "all reads (cumsum)": 0.7111, "linked reads (cumsum)": 0.9698, "range_label": "0.98-0.99", "all reads (inferred)": 0.6658, "linked reads (inferred)": 0.9517, "right_edge": 0.99}, {"bin": "0.99", "interval": "0.99-1.0", "all reads": 0.2889, "linked reads": 0.03018, "all reads (cumsum)": 1.0, "linked reads (cumsum)": 1.0, "range_label": "0.99-1.0", "all reads (inferred)": 1.0, "linked reads (inferred)": 1.0, "right_edge": 1.0}]}}
